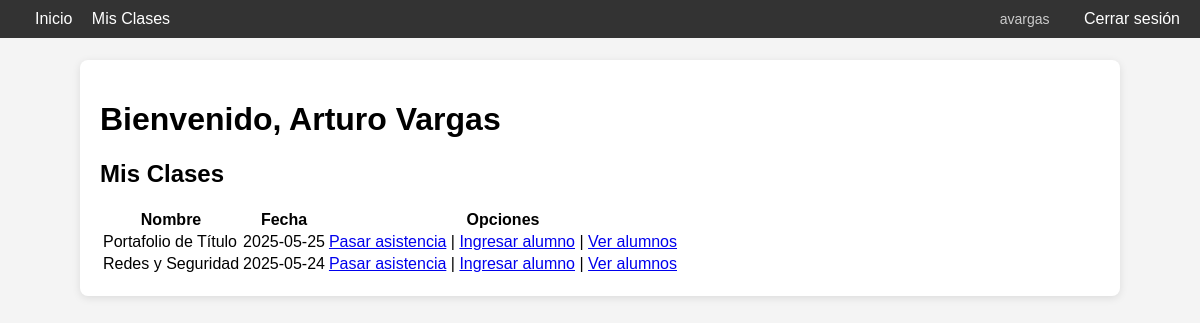
Page /clases (signed in) on the committed database.
### tables this page shows
CREATE TABLE profesor (
        id INTEGER PRIMARY KEY AUTOINCREMENT,
        nombre TEXT NOT NULL,
        usuario TEXT NOT NULL UNIQUE,
        password_hash TEXT NOT NULL
    );

CREATE TABLE clase (
        id INTEGER PRIMARY KEY AUTOINCREMENT,
        nombre TEXT NOT NULL,
        fecha DATE NOT NULL
    );

### app/routes.py (the view)
@app.route('/clases')
def ver_clases():
    if 'usuario' not in session:
        return redirect(url_for('login'))
    usuario = session['usuario']
    conexion = sqlite3.connect("asistencia.db")
    cursor = conexion.cursor()
    cursor.execute("SELECT id, nombre FROM profesor WHERE usuario = ?", (usuario,))
    profesor = cursor.fetchone()
    if not profesor:
        conexion.close()
        return redirect(url_for('logout'))
    profesor_id, nombre_profesor = profesor
    cursor.execute("""
        SELECT clase.id, clase.nombre, clase.fecha
        FROM clase
        JOIN profesor_clase ON clase.id = profesor_clase.clase_id
        WHERE profesor_clase.profesor_id = ?
        ORDER BY clase.fecha DESC
    """, (profesor_id,))
    clases = cursor.fetchall()
    conexion.close()
    return render_template('clases.html', nombre_profesor=nombre_profesor, clases=clases)

### app/templates/clases.html (shortened to what this page needs)
{% extends "base.html" %}
{% block content %}
<h1>Bienvenido, {{ nombre_profesor }}</h1>
<h2>Mis Clases</h2>
{% if clases %}
    <table>
        <tr>
            <th>Nombre</th>
            <th>Fecha</th>
            <th>Opciones</th>
        </tr>
        {% for clase in clases %}
        <tr>
            <td>{{ clase[1] }}</td>
            <td>{{ clase[2] }}</td>
            <td>
                <a href="{{ url_for('asistencia', clase_id=clase[0]) }}">Pasar asistencia</a> |
                <a href="{{ url_for('ingresar_alumno', clase_id=clase[0]) }}">Ingresar alumno</a> |
                <a href="{{ url_for('listar_alumnos', clase_id=clase[0]) }}">Ver alumnos</a>
            </td>
        </tr>
        {% endfor %}
    </table>
{% else %}
    <p>No tienes clases registradas.</p>
{% endif %}
{% endblock %}

### app/templates/base.html (shortened to what this page needs)
<!DOCTYPE html>
<html lang="es">
<head>
    <link rel="stylesheet" href="{{ url_for('static', filename='css/style.css') }}">
</head>
<body>
    <nav>
    <div>
        <a href="{{ url_for('home') }}">Inicio</a>
        {% if 'usuario' in session %}
            <a href="{{ url_for('ver_clases') }}">Mis Clases</a>
        {% endif %}
    </div>
    <div>
        {% if 'usuario' in session %}
    <span class="usuario">{{ session['usuario'] }}</span>
    <a href="{{ url_for('logout') }}">Cerrar sesión</a>
{% elif request.endpoint not in ['home', 'login'] %}
    <a href="{{ url_for('login') }}">Iniciar sesión</a>
{% endif %}
    </div>
</nav>
    <div class="container">
        {% block content %}{% endblock %}
    </div>
</body>
</html>

### app/templates/base.html (style rules this page uses)
body { font-family: Arial, sans-serif; margin: 0; padding-top: 60px; background-color: #f4f4f4; }
nav { position: fixed; top: 0; left: 0; right: 0; background-color: #333; color: white; display: flex; justify-content: space-between; align-items: center; padding: 10px 20px; z-index: 1000; }
nav a { color: white; text-decoration: none; margin-left: 15px; }
.container { max-width: 1000px; margin: auto; padding: 20px; background-color: white; border-radius: 8px; box-shadow: 0px 2px 8px rgba(0, 0, 0, 0.1); }
.usuario { font-size: 14px; margin-right: 15px; color: #ccc; }

### rows in the picture
profesor: usuario "avargas", nombre "Arturo Vargas"
clase: nombre "Portafolio de Título", fecha "2025-05-25"
clase: nombre "Redes y Seguridad", fecha "2025-05-24"
